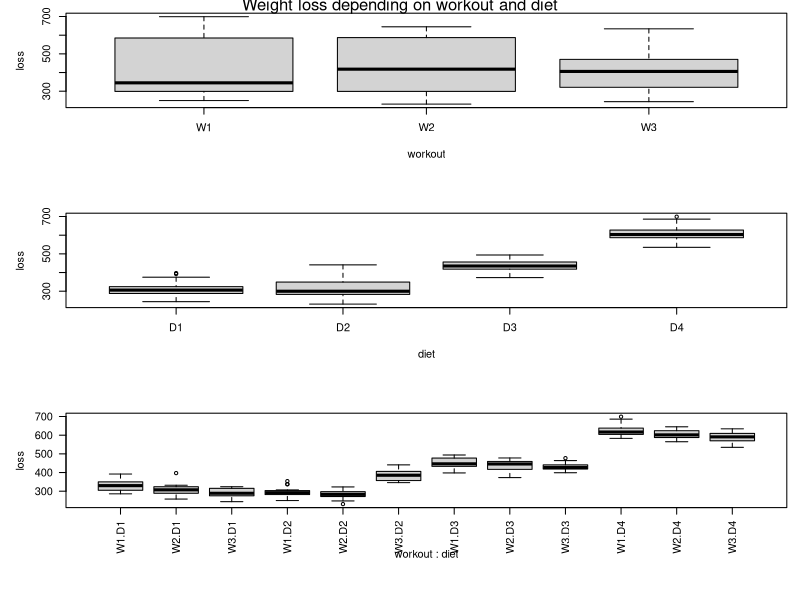

This figure's R source: (Note: this script raises an error after producing the figure.)
library(nortest)
library(car)


data <- read.table("weightloss.txt", header=T)
data$workout = factor(data$workout)
data$diet = factor(data$diet)

par(mfrow=c(3,1), mar=c(7,5,1,1))
boxplot(loss ~ workout, data=data)
boxplot(loss ~ diet, data=data)
boxplot(loss ~ workout*diet, data=data, las=2)
mtext("Weight loss depending on workout and diet",
      side = 3, 
      line = - 1, 
      outer = TRUE)


anova <- aov(loss ~ workout, data=data)
summary(anova)
shapiro.test(anova$res)
lillie.test(anova$res)
leveneTest(loss ~ workout, data=data)
pairwise.t.test(data$loss, data$workout, p.adjust.method = "holm")


anova <- aov(loss ~  diet, data=data)
summary(anova)
shapiro.test(anova$res)
lillie.test(anova$res)
leveneTest(loss ~ diet, data=data)
pairwise.t.test(data$loss, data$diet, p.adjust.method = "holm")


# Assuming your original dataframe is named 'data'
# Create dummy variables for the 'diet' and 'workout' factors
dummy_diet <- model.matrix(~ diet - 1, data=data)
dummy_workout <- model.matrix(~ workout - 1, data = data)

colnames(dummy_interactions) <- gsub("diet","",colnames(dummy_interactions))
colnames(dummy_interactions) <- gsub("workout","",colnames(dummy_interactions))
colnames(dummy_interactions) <- gsub(":","_",colnames(dummy_interactions))

# Create dummy variables for the interactions
dummy_interactions <- model.matrix(~ diet:workout - 1, data = data)
colnames(dummy_interactions) <- gsub("diet","",colnames(dummy_interactions))
colnames(dummy_interactions) <- gsub("workout","",colnames(dummy_interactions))
colnames(dummy_interactions) <- gsub(":","_",colnames(dummy_interactions))

# Combine all the dummy variables into a new dataframe
dummy_data <- cbind(dummy_diet, dummy_workout, dummy_interactions)

# Add the original continuous variable 'loss' to the new dataframe
dummy_data <- cbind(dummy_data,data$loss)

# Rename the columns to have more meaningful names
colnames(dummy_data) <- c(levels(data$diet),
                        levels(data$workout), 
                        colnames(dummy_interactions),
                        "loss")

dummy_data <- as.data.frame(dummy_data)

# View the resulting dataframe
head(dummy_data)


signif_data=dummy_data
anova <- aov(loss ~  D1+D2+D3+D4, data=dummy_data)
summary(anova)
shapiro.test(anova$res)
lillie.test(anova$res)
leveneTest(loss ~ diet, data=data)
#TukeyHSD(anova)


anova_main <- aov(loss ~ W1+W2+W3+D1+D2+D3, data=dummy_data)
summary(anova_main)
shapiro.test(anova_main$res)
lillie.test(anova_main$res)
leveneTest(loss ~ workout+diet, data=data)
#TukeyHSD(anova)


anova_full <- aov(loss ~ ., data=dummy_data)
summary(anova_full)
shapiro.test(anova_full$res)
lillie.test(anova_full$res)
leveneTest(loss ~ workout*diet, data=data)
#TukeyHSD(anova)


fullModel = anova_full 
nullModel = lm(loss ~ 1, data = data) 
optimal_anova_model = step(
  anova_full,
  direction = 'both', 
  scope = list(upper = fullModel, 
               lower = nullModel), 
  trace = 0) 

# View optimal model stats
summary(optimal_anova_model)

# Compare BIC values
AIC(anova_full)
AIC(optimal_anova_model)

plot(optimal_anova_model$call, data=dummy_data)
abline(optimal_anova_model)
